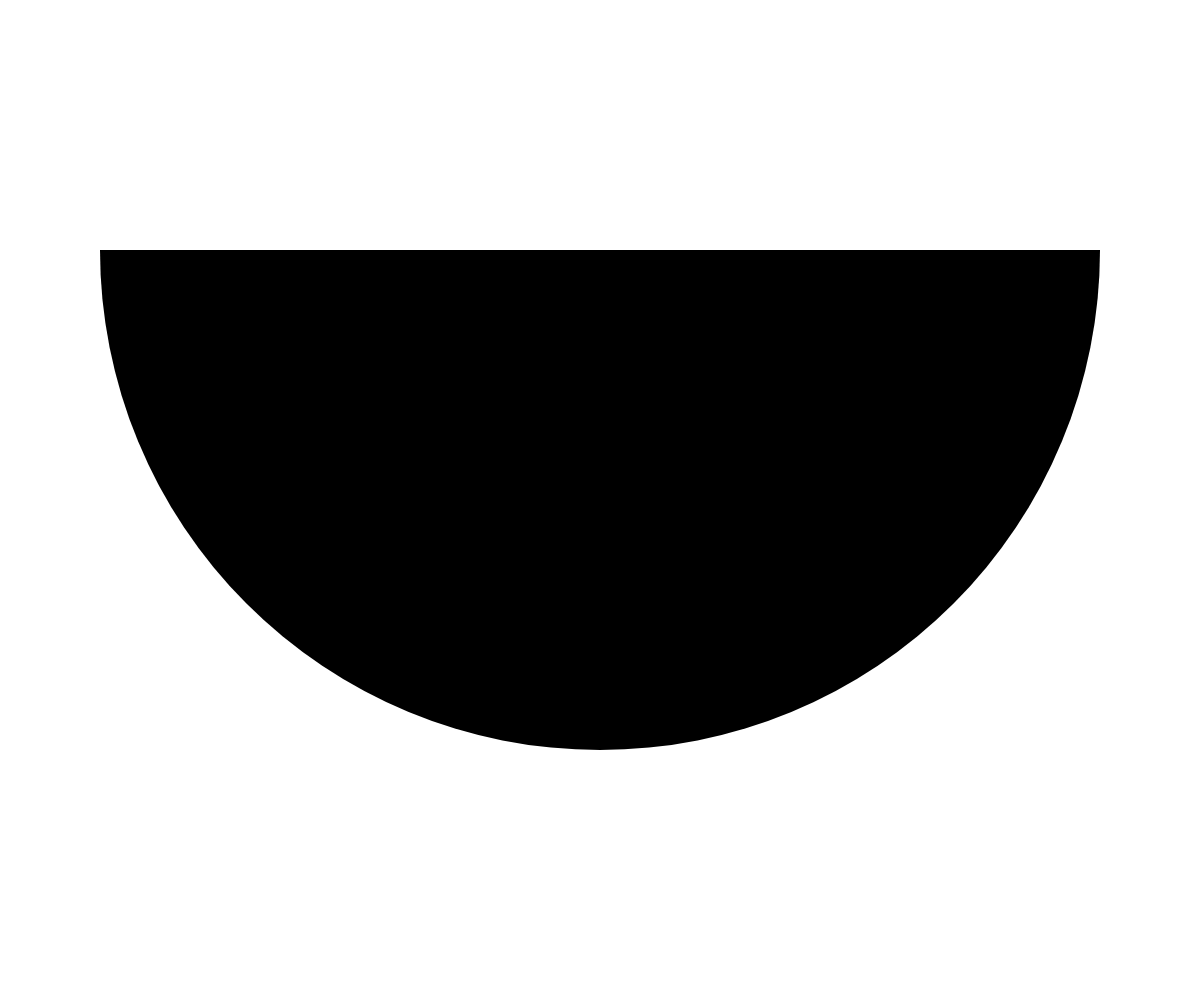
Frame 1 (no input)
Frame 60 (no input): identical to frame 1, image omitted
Frame 120 (the mouse pressed at the canvas centre since frame 60): identical to frame 1, image omitted

The p5.js sketch that drew this single still picture (run headless with seeded random() and noise() and a simulated clock; from frame 60 on, the mouse is pressed at the canvas centre):

// p5.js sketch
// ── sketch.js
'use strict';

// let shapeId = 0

function setup() {
    createCanvas(windowWidth, windowHeight);

    angleMode(DEGREES)
}

function windowResized() {
    resizeCanvas(windowWidth, windowHeight);
}

function mouseClicked() {
    shapeId++
    shapeId %= 2
}

function draw() {

    background(255);
    fill(0)
    noStroke()

    const sceneSize = min(width, height)

    const centerX = width / 2
    const centerY = height / 2
    const objSize = sceneSize / 2
    const halfWidth = objSize / tan(60)

    arc(centerX, centerY * 0.5, sceneSize, sceneSize, 0, 180)
    // triangle(centerX, centerY - objSize / 2, centerX + halfWidth, centerY + objSize / 2, centerX - halfWidth, centerY + objSize / 2)

    // switch (shapeId) {
    //     case 0:
    //         rectMode(CORNER)
    //         rect(0, 0, width, height / 2)
    //         break;

    //     case 1:
    //         arc(centerX, centerY * 0.5, sceneSize, sceneSize, 0, 180)
    //         break;

    //     case 2:

    //         triangle(centerX, centerY - objSize / 2, centerX + halfWidth, centerY + objSize / 2, centerX - halfWidth, centerY + objSize / 2)
    //         break;

    //     case 3:

    //         const size = 30
    //         circle(centerX - objSize, centerY, size)
    //         circle(centerX - objSize / 2, centerY, size)
    //         circle(centerX, centerY, size)
    //         circle(centerX + objSize / 2, centerY, size)
    //         circle(centerX + objSize, centerY, size)
    //         break;

    //     case 4:

    //         rectMode(CENTER)
    //         rect(centerX, centerY, objSize,objSize/4)
    //         break;
    // }

}
